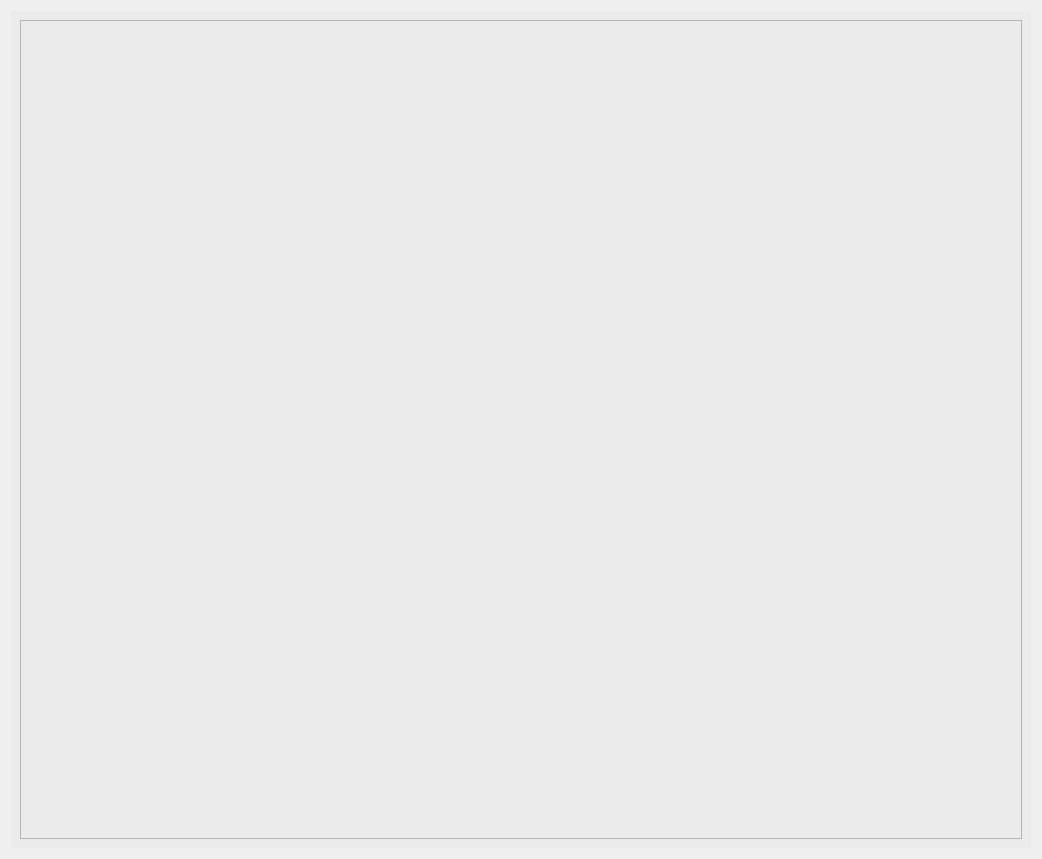
<?xml version="1.0" encoding="UTF-8"?>
<ui version="4.0">
 <class>processdataTab</class>
 <widget class="QWidget" name="processdataTab">
  <property name="geometry">
   <rect>
    <x>0</x>
    <y>0</y>
    <width>1042</width>
    <height>859</height>
   </rect>
  </property>
  <property name="windowTitle">
   <string>Form</string>
  </property>
  <layout class="QVBoxLayout" name="verticalLayout_2">
   <item>
    <widget class="QWidget" name="centralwidget_3" native="true">
     <property name="sizePolicy">
      <sizepolicy hsizetype="Expanding" vsizetype="Expanding">
       <horstretch>0</horstretch>
       <verstretch>0</verstretch>
      </sizepolicy>
     </property>
     <property name="autoFillBackground">
      <bool>false</bool>
     </property>
     <property name="styleSheet">
      <string notr="true">QWidget{background-color:rgb(235, 235, 235);
color:black}</string>
     </property>
     <layout class="QVBoxLayout" name="verticalLayout_3">
      <item>
       <widget class="QGraphicsView" name="graphicsView"/>
      </item>
     </layout>
    </widget>
   </item>
  </layout>
 </widget>
 <resources/>
 <connections/>
</ui>
